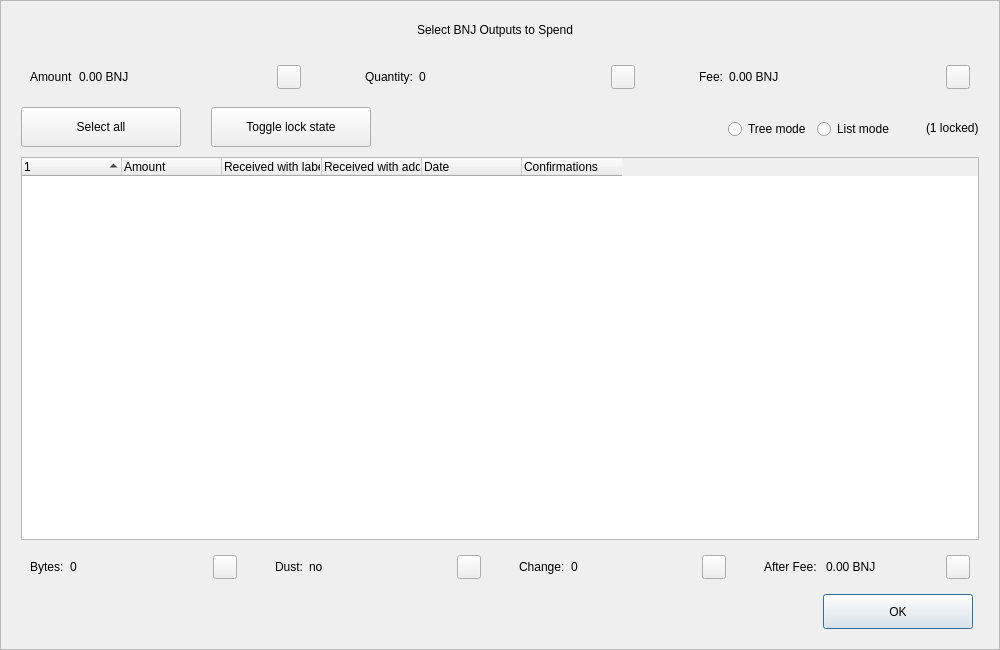
<?xml version="1.0" encoding="UTF-8"?>
<ui version="4.0">
 <class>CoinControlDialog</class>
 <widget class="QDialog" name="CoinControlDialog">
  <property name="geometry">
   <rect>
    <x>0</x>
    <y>0</y>
    <width>1000</width>
    <height>650</height>
   </rect>
  </property>
  <property name="minimumSize">
   <size>
    <width>950</width>
    <height>650</height>
   </size>
  </property>
  <property name="windowTitle">
   <string>Coin Selection</string>
  </property>
  <property name="styleSheet">
   <string notr="true"/>
  </property>
  <layout class="QVBoxLayout" name="verticalLayout">
   <property name="spacing">
    <number>0</number>
   </property>
   <property name="leftMargin">
    <number>0</number>
   </property>
   <property name="topMargin">
    <number>0</number>
   </property>
   <property name="rightMargin">
    <number>0</number>
   </property>
   <property name="bottomMargin">
    <number>0</number>
   </property>
   <item>
    <widget class="QFrame" name="frameContainer">
     <property name="toolTipDuration">
      <number>0</number>
     </property>
     <property name="frameShape">
      <enum>QFrame::StyledPanel</enum>
     </property>
     <property name="frameShadow">
      <enum>QFrame::Raised</enum>
     </property>
     <layout class="QVBoxLayout" name="verticalLayout_2">
      <property name="leftMargin">
       <number>0</number>
      </property>
      <property name="rightMargin">
       <number>0</number>
      </property>
      <property name="bottomMargin">
       <number>20</number>
      </property>
      <item>
       <layout class="QHBoxLayout" name="horizontalLayout_12">
        <property name="spacing">
         <number>0</number>
        </property>
        <property name="leftMargin">
         <number>20</number>
        </property>
        <property name="rightMargin">
         <number>30</number>
        </property>
        <item>
         <spacer name="horizontalSpacer_4">
          <property name="orientation">
           <enum>Qt::Horizontal</enum>
          </property>
          <property name="sizeHint" stdset="0">
           <size>
            <width>40</width>
            <height>20</height>
           </size>
          </property>
         </spacer>
        </item>
        <item>
         <widget class="QLabel" name="labelTitle">
          <property name="minimumSize">
           <size>
            <width>0</width>
            <height>40</height>
           </size>
          </property>
          <property name="maximumSize">
           <size>
            <width>16777215</width>
            <height>40</height>
           </size>
          </property>
          <property name="text">
           <string>Select BNJ Outputs to Spend</string>
          </property>
          <property name="alignment">
           <set>Qt::AlignCenter</set>
          </property>
          <property name="margin">
           <number>7</number>
          </property>
         </widget>
        </item>
        <item>
         <spacer name="horizontalSpacer_5">
          <property name="orientation">
           <enum>Qt::Horizontal</enum>
          </property>
          <property name="sizeHint" stdset="0">
           <size>
            <width>40</width>
            <height>20</height>
           </size>
          </property>
         </spacer>
        </item>
       </layout>
      </item>
      <item>
       <layout class="QHBoxLayout" name="horizontalLayout_8">
        <property name="leftMargin">
         <number>20</number>
        </property>
        <property name="rightMargin">
         <number>20</number>
        </property>
        <item>
         <widget class="QWidget" name="layoutAmount" native="true">
          <layout class="QHBoxLayout" name="horizontalLayout_9" stretch="0,1,0">
           <item>
            <widget class="QLabel" name="labelCoinControlAmountText">
             <property name="text">
              <string>Amount</string>
             </property>
            </widget>
           </item>
           <item>
            <widget class="QLabel" name="labelCoinControlAmount">
             <property name="text">
              <string>0.00 BNJ</string>
             </property>
            </widget>
           </item>
           <item alignment="Qt::AlignHCenter|Qt::AlignVCenter">
            <widget class="QPushButton" name="pushButtonAmount">
             <property name="minimumSize">
              <size>
               <width>0</width>
               <height>24</height>
              </size>
             </property>
             <property name="maximumSize">
              <size>
               <width>24</width>
               <height>26</height>
              </size>
             </property>
             <property name="focusPolicy">
              <enum>Qt::NoFocus</enum>
             </property>
             <property name="styleSheet">
              <string notr="true">padding-bottom:2px;
padding-right:4px;</string>
             </property>
             <property name="text">
              <string/>
             </property>
            </widget>
           </item>
          </layout>
         </widget>
        </item>
        <item>
         <spacer name="horizontalSpacer_2">
          <property name="orientation">
           <enum>Qt::Horizontal</enum>
          </property>
          <property name="sizeType">
           <enum>QSizePolicy::Fixed</enum>
          </property>
          <property name="sizeHint" stdset="0">
           <size>
            <width>40</width>
            <height>20</height>
           </size>
          </property>
         </spacer>
        </item>
        <item>
         <widget class="QWidget" name="layoutQuantity" native="true">
          <layout class="QHBoxLayout" name="horizontalLayout_10" stretch="0,1,0">
           <item>
            <widget class="QLabel" name="labelCoinControlQuantityText">
             <property name="text">
              <string>Quantity:</string>
             </property>
            </widget>
           </item>
           <item>
            <widget class="QLabel" name="labelCoinControlQuantity">
             <property name="text">
              <string>0</string>
             </property>
            </widget>
           </item>
           <item alignment="Qt::AlignHCenter|Qt::AlignVCenter">
            <widget class="QPushButton" name="pushButtonQuantity">
             <property name="minimumSize">
              <size>
               <width>0</width>
               <height>24</height>
              </size>
             </property>
             <property name="maximumSize">
              <size>
               <width>24</width>
               <height>26</height>
              </size>
             </property>
             <property name="focusPolicy">
              <enum>Qt::NoFocus</enum>
             </property>
             <property name="styleSheet">
              <string notr="true">padding-bottom:2px;
               padding-right:4px;</string>
             </property>
             <property name="text">
              <string/>
             </property>
            </widget>
           </item>
          </layout>
         </widget>
        </item>
        <item>
         <spacer name="horizontalSpacer_22">
          <property name="orientation">
           <enum>Qt::Horizontal</enum>
          </property>
          <property name="sizeType">
           <enum>QSizePolicy::Fixed</enum>
          </property>
          <property name="sizeHint" stdset="0">
           <size>
            <width>40</width>
            <height>20</height>
           </size>
          </property>
         </spacer>
        </item>
        <item>
         <widget class="QWidget" name="layoutFee" native="true">
          <layout class="QHBoxLayout" name="horizontalLayout_11" stretch="0,1,0">
           <item>
            <widget class="QLabel" name="labelCoinControlFeeText">
             <property name="text">
              <string>Fee:</string>
             </property>
            </widget>
           </item>
           <item>
            <widget class="QLabel" name="labelCoinControlFee">
             <property name="text">
              <string>0.00 BNJ</string>
             </property>
            </widget>
           </item>
           <item alignment="Qt::AlignHCenter|Qt::AlignVCenter">
            <widget class="QPushButton" name="pushButtonFee">
             <property name="minimumSize">
              <size>
               <width>0</width>
               <height>24</height>
              </size>
             </property>
             <property name="maximumSize">
              <size>
               <width>24</width>
               <height>26</height>
              </size>
             </property>
             <property name="focusPolicy">
              <enum>Qt::NoFocus</enum>
             </property>
             <property name="styleSheet">
              <string notr="true">padding-bottom:2px;
               padding-right:4px;</string>
             </property>
             <property name="text">
              <string/>
             </property>
            </widget>
           </item>
          </layout>
         </widget>
        </item>
       </layout>
      </item>
      <item>
       <widget class="QFrame" name="frame">
        <property name="minimumSize">
         <size>
          <width>0</width>
          <height>40</height>
         </size>
        </property>
        <property name="styleSheet">
         <string notr="true">#frame {
	border:0;
}</string>
        </property>
        <property name="frameShape">
         <enum>QFrame::StyledPanel</enum>
        </property>
        <property name="frameShadow">
         <enum>QFrame::Sunken</enum>
        </property>
        <layout class="QHBoxLayout" name="horizontalLayout">
         <property name="spacing">
          <number>0</number>
         </property>
         <property name="leftMargin">
          <number>20</number>
         </property>
         <property name="topMargin">
          <number>0</number>
         </property>
         <property name="rightMargin">
          <number>20</number>
         </property>
         <property name="bottomMargin">
          <number>0</number>
         </property>
         <item>
          <layout class="QHBoxLayout" name="horizontalLayoutPanel" stretch="0,0,0,0,0,0">
           <property name="spacing">
            <number>20</number>
           </property>
           <item>
            <widget class="QPushButton" name="pushButtonSelectAll">
             <property name="sizePolicy">
              <sizepolicy hsizetype="Maximum" vsizetype="Fixed">
               <horstretch>0</horstretch>
               <verstretch>0</verstretch>
              </sizepolicy>
             </property>
             <property name="minimumSize">
              <size>
               <width>160</width>
               <height>40</height>
              </size>
             </property>
             <property name="maximumSize">
              <size>
               <width>16777215</width>
               <height>40</height>
              </size>
             </property>
             <property name="text">
              <string>Select all</string>
             </property>
             <property name="checkable">
              <bool>true</bool>
             </property>
             <property name="checked">
              <bool>false</bool>
             </property>
             <property name="autoExclusive">
              <bool>false</bool>
             </property>
             <property name="autoDefault">
              <bool>false</bool>
             </property>
            </widget>
           </item>
           <item>
            <spacer name="horizontalSpacer_6">
             <property name="orientation">
              <enum>Qt::Horizontal</enum>
             </property>
             <property name="sizeType">
              <enum>QSizePolicy::Fixed</enum>
             </property>
             <property name="sizeHint" stdset="0">
              <size>
               <width>10</width>
               <height>20</height>
              </size>
             </property>
            </spacer>
           </item>
           <item>
            <widget class="QPushButton" name="pushButtonToggleLock">
             <property name="sizePolicy">
              <sizepolicy hsizetype="Maximum" vsizetype="Fixed">
               <horstretch>0</horstretch>
               <verstretch>0</verstretch>
              </sizepolicy>
             </property>
             <property name="minimumSize">
              <size>
               <width>160</width>
               <height>40</height>
              </size>
             </property>
             <property name="maximumSize">
              <size>
               <width>16777215</width>
               <height>40</height>
              </size>
             </property>
             <property name="text">
              <string>Toggle lock state</string>
             </property>
             <property name="checkable">
              <bool>true</bool>
             </property>
             <property name="autoExclusive">
              <bool>false</bool>
             </property>
             <property name="autoDefault">
              <bool>false</bool>
             </property>
            </widget>
           </item>
           <item>
            <spacer name="horizontalSpacer_7">
             <property name="orientation">
              <enum>Qt::Horizontal</enum>
             </property>
             <property name="sizeType">
              <enum>QSizePolicy::Expanding</enum>
             </property>
             <property name="sizeHint" stdset="0">
              <size>
               <width>30</width>
               <height>20</height>
              </size>
             </property>
            </spacer>
           </item>
           <item alignment="Qt::AlignRight">
            <widget class="QGroupBox" name="groupBox_2">
             <property name="styleSheet">
              <string notr="true">#groupBox_2 {
    background-color:transparent;
    border-radius:0;
}</string>
             </property>
             <property name="title">
              <string/>
             </property>
             <layout class="QHBoxLayout" name="horizontalLayout_14">
              <item>
               <widget class="QRadioButton" name="radioTreeMode">
                <property name="sizePolicy">
                 <sizepolicy hsizetype="Maximum" vsizetype="Fixed">
                  <horstretch>0</horstretch>
                  <verstretch>0</verstretch>
                 </sizepolicy>
                </property>
                <property name="text">
                 <string>Tree mode</string>
                </property>
               </widget>
              </item>
              <item>
               <widget class="QRadioButton" name="radioListMode">
                <property name="sizePolicy">
                 <sizepolicy hsizetype="Maximum" vsizetype="Fixed">
                  <horstretch>0</horstretch>
                  <verstretch>0</verstretch>
                 </sizepolicy>
                </property>
                <property name="text">
                 <string>List mode</string>
                </property>
                <property name="checked">
                 <bool>false</bool>
                </property>
               </widget>
              </item>
             </layout>
            </widget>
           </item>
           <item>
            <widget class="QLabel" name="labelLocked">
             <property name="text">
              <string>(1 locked)</string>
             </property>
            </widget>
           </item>
          </layout>
         </item>
        </layout>
       </widget>
      </item>
      <item>
       <layout class="QHBoxLayout" name="horizontalLayout_13">
        <property name="leftMargin">
         <number>20</number>
        </property>
        <property name="rightMargin">
         <number>20</number>
        </property>
        <item>
         <widget class="CoinControlTreeWidget" name="treeWidget">
          <property name="contextMenuPolicy">
           <enum>Qt::CustomContextMenu</enum>
          </property>
          <property name="styleSheet">
           <string notr="true"/>
          </property>
          <property name="sortingEnabled">
           <bool>false</bool>
          </property>
          <property name="columnCount">
           <number>6</number>
          </property>
          <attribute name="headerShowSortIndicator" stdset="0">
           <bool>true</bool>
          </attribute>
          <attribute name="headerStretchLastSection">
           <bool>false</bool>
          </attribute>
          <column>
           <property name="text">
            <string/>
           </property>
          </column>
          <column>
           <property name="text">
            <string>Amount</string>
           </property>
          </column>
          <column>
           <property name="text">
            <string>Received with label</string>
           </property>
          </column>
          <column>
           <property name="text">
            <string>Received with address</string>
           </property>
          </column>
          <column>
           <property name="text">
            <string>Date</string>
           </property>
          </column>
          <column>
           <property name="text">
            <string>Confirmations</string>
           </property>
           <property name="toolTip">
            <string>Confirmed</string>
           </property>
          </column>
         </widget>
        </item>
       </layout>
      </item>
      <item>
       <layout class="QHBoxLayout" name="horizontalLayout_3">
        <property name="spacing">
         <number>20</number>
        </property>
        <property name="leftMargin">
         <number>20</number>
        </property>
        <property name="rightMargin">
         <number>20</number>
        </property>
        <item>
         <widget class="QWidget" name="layoutBytes" native="true">
          <layout class="QHBoxLayout" name="horizontalLayout_4" stretch="0,1,0">
           <item>
            <widget class="QLabel" name="labelCoinControlBytesText">
             <property name="text">
              <string>Bytes:</string>
             </property>
            </widget>
           </item>
           <item>
            <widget class="QLabel" name="labelCoinControlBytes">
             <property name="text">
              <string>0</string>
             </property>
            </widget>
           </item>
           <item alignment="Qt::AlignHCenter|Qt::AlignVCenter">
            <widget class="QPushButton" name="pushButtonBytes">
             <property name="minimumSize">
              <size>
               <width>0</width>
               <height>24</height>
              </size>
             </property>
             <property name="maximumSize">
              <size>
               <width>24</width>
               <height>26</height>
              </size>
             </property>
             <property name="focusPolicy">
              <enum>Qt::NoFocus</enum>
             </property>
             <property name="styleSheet">
              <string notr="true">padding-bottom:2px;
               padding-right:4px;</string>
             </property>
             <property name="text">
              <string/>
             </property>
            </widget>
           </item>
          </layout>
         </widget>
        </item>
        <item>
         <widget class="QWidget" name="layoutDust" native="true">
          <layout class="QHBoxLayout" name="horizontalLayout_5" stretch="0,1,0">
           <item>
            <widget class="QLabel" name="labelCoinControlLowOutputText">
             <property name="text">
              <string>Dust:</string>
             </property>
            </widget>
           </item>
           <item>
            <widget class="QLabel" name="labelCoinControlLowOutput">
             <property name="text">
              <string>no</string>
             </property>
            </widget>
           </item>
           <item alignment="Qt::AlignHCenter|Qt::AlignVCenter">
            <widget class="QPushButton" name="pushButtonDust">
             <property name="minimumSize">
              <size>
               <width>0</width>
               <height>24</height>
              </size>
             </property>
             <property name="maximumSize">
              <size>
               <width>24</width>
               <height>26</height>
              </size>
             </property>
             <property name="focusPolicy">
              <enum>Qt::NoFocus</enum>
             </property>
             <property name="styleSheet">
              <string notr="true">padding-bottom:2px;
               padding-right:4px;</string>
             </property>
             <property name="text">
              <string/>
             </property>
            </widget>
           </item>
          </layout>
         </widget>
        </item>
        <item>
         <widget class="QWidget" name="layoutChange" native="true">
          <layout class="QHBoxLayout" name="horizontalLayout_6" stretch="0,1,0">
           <item>
            <widget class="QLabel" name="labelCoinControlChangeText">
             <property name="text">
              <string>Change:</string>
             </property>
            </widget>
           </item>
           <item>
            <widget class="QLabel" name="labelCoinControlChange">
             <property name="text">
              <string>0</string>
             </property>
            </widget>
           </item>
           <item alignment="Qt::AlignHCenter|Qt::AlignVCenter">
            <widget class="QPushButton" name="pushButtonChange">
             <property name="minimumSize">
              <size>
               <width>0</width>
               <height>24</height>
              </size>
             </property>
             <property name="maximumSize">
              <size>
               <width>24</width>
               <height>26</height>
              </size>
             </property>
             <property name="focusPolicy">
              <enum>Qt::NoFocus</enum>
             </property>
             <property name="styleSheet">
              <string notr="true">padding-bottom:2px;
               padding-right:4px;</string>
             </property>
             <property name="text">
              <string/>
             </property>
            </widget>
           </item>
          </layout>
         </widget>
        </item>
        <item>
         <widget class="QWidget" name="layoutAfter" native="true">
          <layout class="QHBoxLayout" name="horizontalLayout_7" stretch="0,1,0">
           <item>
            <widget class="QLabel" name="labelCoinControlAfterFeeText">
             <property name="text">
              <string>After Fee: </string>
             </property>
            </widget>
           </item>
           <item>
            <widget class="QLabel" name="labelCoinControlAfterFee">
             <property name="text">
              <string>0.00 BNJ</string>
             </property>
            </widget>
           </item>
           <item alignment="Qt::AlignHCenter|Qt::AlignVCenter">
            <widget class="QPushButton" name="pushButtonAlterFee">
             <property name="minimumSize">
              <size>
               <width>0</width>
               <height>24</height>
              </size>
             </property>
             <property name="maximumSize">
              <size>
               <width>24</width>
               <height>26</height>
              </size>
             </property>
             <property name="focusPolicy">
              <enum>Qt::NoFocus</enum>
             </property>
             <property name="styleSheet">
              <string notr="true">padding-bottom:2px;
               padding-right:4px;</string>
             </property>
             <property name="text">
              <string/>
             </property>
            </widget>
           </item>
          </layout>
         </widget>
        </item>
       </layout>
      </item>
      <item>
       <layout class="QHBoxLayout" name="horizontalLayout_2">
        <property name="spacing">
         <number>0</number>
        </property>
        <property name="leftMargin">
         <number>20</number>
        </property>
        <property name="rightMargin">
         <number>26</number>
        </property>
        <item>
         <spacer name="horizontalSpacer_3">
          <property name="orientation">
           <enum>Qt::Horizontal</enum>
          </property>
          <property name="sizeHint" stdset="0">
           <size>
            <width>558</width>
            <height>20</height>
           </size>
          </property>
         </spacer>
        </item>
        <item>
         <widget class="QPushButton" name="pushButtonOk">
          <property name="minimumSize">
           <size>
            <width>150</width>
            <height>35</height>
           </size>
          </property>
          <property name="text">
           <string>OK</string>
          </property>
         </widget>
        </item>
       </layout>
      </item>
     </layout>
    </widget>
   </item>
  </layout>
 </widget>
 <customwidgets>
  <customwidget>
   <class>CoinControlTreeWidget</class>
   <extends>QTreeWidget</extends>
   <header>coincontroltreewidget.h</header>
  </customwidget>
 </customwidgets>
 <resources/>
 <connections/>
</ui>
